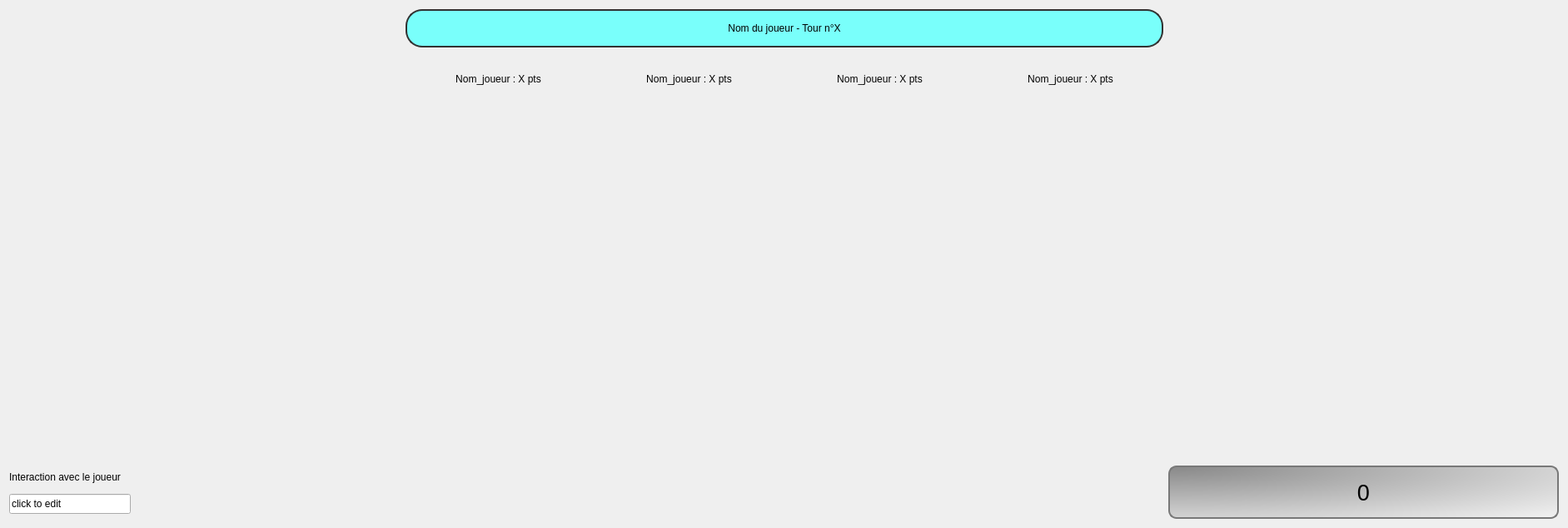
      <widget class="QWidget" name="Joueur">
       <property name="styleSheet">
        <string notr="true">QWidget#Joueur{
background-color: rgb(240, 240, 240);
}</string>
       </property>
       <layout class="QGridLayout" name="gridLayout_19">
        <item row="4" column="0" rowspan="3" colspan="7">
         <layout class="QHBoxLayout" name="plateau_jeu">
          <item>
           <spacer name="spacer_gauche">
            <property name="orientation">
             <enum>Qt::Horizontal</enum>
            </property>
            <property name="sizeHint" stdset="0">
             <size>
              <width>40</width>
              <height>20</height>
             </size>
            </property>
           </spacer>
          </item>
          <item>
           <layout class="QVBoxLayout" name="wagons_visibles">
            <property name="spacing">
             <number>5</number>
            </property>
            <property name="topMargin">
             <number>0</number>
            </property>
            <property name="bottomMargin">
             <number>0</number>
            </property>
            <item>
             <spacer name="wagon_spacer_haut">
              <property name="orientation">
               <enum>Qt::Vertical</enum>
              </property>
              <property name="sizeHint" stdset="0">
               <size>
                <width>20</width>
                <height>40</height>
               </size>
              </property>
             </spacer>
            </item>
            <item>
             <widget class="QLabel" name="wagon1">
              <property name="minimumSize">
               <size>
                <width>100</width>
                <height>64</height>
               </size>
              </property>
              <property name="text">
               <string/>
              </property>
              <property name="pixmap">
               <pixmap resource="resource.qrc">:/images/img/wagon_jaune.jpg</pixmap>
              </property>
              <property name="scaledContents">
               <bool>false</bool>
              </property>
             </widget>
            </item>
            <item>
             <widget class="QLabel" name="wagon2">
              <property name="minimumSize">
               <size>
                <width>100</width>
                <height>64</height>
               </size>
              </property>
              <property name="text">
               <string/>
              </property>
              <property name="pixmap">
               <pixmap resource="resource.qrc">:/images/img/wagon_noir.jpg</pixmap>
              </property>
              <property name="scaledContents">
               <bool>false</bool>
              </property>
             </widget>
            </item>
            <item>
             <widget class="QLabel" name="wagon3">
              <property name="minimumSize">
               <size>
                <width>100</width>
                <height>64</height>
               </size>
              </property>
              <property name="text">
               <string/>
              </property>
              <property name="pixmap">
               <pixmap resource="resource.qrc">:/images/img/wagon_orange.jpg</pixmap>
              </property>
              <property name="scaledContents">
               <bool>false</bool>
              </property>
             </widget>
            </item>
            <item>
             <widget class="QLabel" name="wagon4">
              <property name="minimumSize">
               <size>
                <width>100</width>
                <height>64</height>
               </size>
              </property>
              <property name="text">
               <string/>
              </property>
              <property name="pixmap">
               <pixmap resource="resource.qrc">:/images/img/wagon_rose.jpg</pixmap>
              </property>
              <property name="scaledContents">
               <bool>false</bool>
              </property>
             </widget>
            </item>
            <item>
             <widget class="QLabel" name="wagon5">
              <property name="minimumSize">
               <size>
                <width>100</width>
                <height>64</height>
               </size>
              </property>
              <property name="text">
               <string/>
              </property>
              <property name="pixmap">
               <pixmap resource="resource.qrc">:/images/img/wagon_bleu.jpg</pixmap>
              </property>
              <property name="scaledContents">
               <bool>false</bool>
              </property>
             </widget>
            </item>
            <item>
             <spacer name="wagon_spacer_bas">
              <property name="orientation">
               <enum>Qt::Vertical</enum>
              </property>
              <property name="sizeHint" stdset="0">
               <size>
                <width>20</width>
                <height>40</height>
               </size>
              </property>
             </spacer>
            </item>
           </layout>
          </item>
          <item>
           <spacer name="carte_spacer_gauche">
            <property name="orientation">
             <enum>Qt::Horizontal</enum>
            </property>
            <property name="sizeHint" stdset="0">
             <size>
              <width>40</width>
              <height>20</height>
             </size>
            </property>
           </spacer>
          </item>
          <item>
           <widget class="QLabel" name="emplacement_carte">
            <property name="sizePolicy">
             <sizepolicy hsizetype="Preferred" vsizetype="Fixed">
              <horstretch>0</horstretch>
              <verstretch>0</verstretch>
             </sizepolicy>
            </property>
            <property name="minimumSize">
             <size>
              <width>603</width>
              <height>380</height>
             </size>
            </property>
            <property name="text">
             <string/>
            </property>
            <property name="pixmap">
             <pixmap resource="resource.qrc">:/images/img/carte_usa.jpg</pixmap>
            </property>
            <property name="scaledContents">
             <bool>true</bool>
            </property>
           </widget>
          </item>
          <item>
           <spacer name="carte_spacer_droit">
            <property name="orientation">
             <enum>Qt::Horizontal</enum>
            </property>
            <property name="sizeHint" stdset="0">
             <size>
              <width>40</width>
              <height>20</height>
             </size>
            </property>
           </spacer>
          </item>
          <item>
           <layout class="QVBoxLayout" name="main_destination">
            <property name="spacing">
             <number>3</number>
            </property>
            <property name="sizeConstraint">
             <enum>QLayout::SetFixedSize</enum>
            </property>
            <property name="topMargin">
             <number>0</number>
            </property>
            <property name="bottomMargin">
             <number>0</number>
            </property>
            <item>
             <spacer name="destination_spacer_haut">
              <property name="orientation">
               <enum>Qt::Vertical</enum>
              </property>
              <property name="sizeType">
               <enum>QSizePolicy::Minimum</enum>
              </property>
              <property name="sizeHint" stdset="0">
               <size>
                <width>20</width>
                <height>20</height>
               </size>
              </property>
             </spacer>
            </item>
            <item>
             <widget class="QLabel" name="destination_1">
              <property name="sizePolicy">
               <sizepolicy hsizetype="Fixed" vsizetype="Fixed">
                <horstretch>0</horstretch>
                <verstretch>0</verstretch>
               </sizepolicy>
              </property>
              <property name="minimumSize">
               <size>
                <width>100</width>
                <height>64</height>
               </size>
              </property>
              <property name="maximumSize">
               <size>
                <width>100</width>
                <height>64</height>
               </size>
              </property>
              <property name="text">
               <string/>
              </property>
              <property name="pixmap">
               <pixmap resource="resource.qrc">:/images/img/boston_miami.jpg</pixmap>
              </property>
              <property name="scaledContents">
               <bool>true</bool>
              </property>
             </widget>
            </item>
            <item>
             <widget class="QLabel" name="destination_2">
              <property name="sizePolicy">
               <sizepolicy hsizetype="Minimum" vsizetype="Minimum">
                <horstretch>0</horstretch>
                <verstretch>0</verstretch>
               </sizepolicy>
              </property>
              <property name="minimumSize">
               <size>
                <width>100</width>
                <height>64</height>
               </size>
              </property>
              <property name="maximumSize">
               <size>
                <width>100</width>
                <height>64</height>
               </size>
              </property>
              <property name="text">
               <string/>
              </property>
              <property name="pixmap">
               <pixmap resource="resource.qrc">:/images/img/calgary_phoenix.jpg</pixmap>
              </property>
              <property name="scaledContents">
               <bool>true</bool>
              </property>
             </widget>
            </item>
            <item>
             <widget class="QLabel" name="destination_3">
              <property name="sizePolicy">
               <sizepolicy hsizetype="Minimum" vsizetype="Minimum">
                <horstretch>0</horstretch>
                <verstretch>0</verstretch>
               </sizepolicy>
              </property>
              <property name="minimumSize">
               <size>
                <width>100</width>
                <height>64</height>
               </size>
              </property>
              <property name="maximumSize">
               <size>
                <width>100</width>
                <height>64</height>
               </size>
              </property>
              <property name="text">
               <string/>
              </property>
              <property name="pixmap">
               <pixmap resource="resource.qrc">:/images/img/denver_el_paso.jpg</pixmap>
              </property>
              <property name="scaledContents">
               <bool>true</bool>
              </property>
             </widget>
            </item>
            <item>
             <spacer name="destination_spacer_bas">
              <property name="orientation">
               <enum>Qt::Vertical</enum>
              </property>
              <property name="sizeHint" stdset="0">
               <size>
                <width>20</width>
                <height>40</height>
               </size>
              </property>
             </spacer>
            </item>
           </layout>
          </item>
          <item>
           <spacer name="spacer_droit">
            <property name="orientation">
             <enum>Qt::Horizontal</enum>
            </property>
            <property name="sizeHint" stdset="0">
             <size>
              <width>40</width>
              <height>20</height>
             </size>
            </property>
           </spacer>
          </item>
         </layout>
        </item>
        <item row="7" column="6">
         <widget class="QLabel" name="score_joueur">
          <property name="font">
           <font>
            <pointsize>20</pointsize>
           </font>
          </property>
          <property name="styleSheet">
           <string notr="true">background-color: qradialgradient(spread:pad, cx:0, cy:0, radius:1.377, fx:0, fy:0, stop:0  rgb(136, 136, 136), stop:1 rgb(240, 240, 240));
border-radius: 10;
border-width:2;
border-style:solid;
border-color:rgb(120,120,120);</string>
          </property>
          <property name="text">
           <string>0</string>
          </property>
          <property name="scaledContents">
           <bool>false</bool>
          </property>
          <property name="alignment">
           <set>Qt::AlignCenter</set>
          </property>
         </widget>
        </item>
        <item row="7" column="1" colspan="5">
         <layout class="QHBoxLayout" name="main_wagons" stretch="2,1,1,1,1,1,1,1,1">
          <property name="spacing">
           <number>0</number>
          </property>
          <property name="leftMargin">
           <number>5</number>
          </property>
          <property name="rightMargin">
           <number>5</number>
          </property>
          <item>
           <widget class="QLabel" name="main_wagon1">
            <property name="minimumSize">
             <size>
              <width>100</width>
              <height>64</height>
             </size>
            </property>
            <property name="font">
             <font>
              <pointsize>16</pointsize>
              <weight>75</weight>
              <bold>true</bold>
             </font>
            </property>
            <property name="text">
             <string/>
            </property>
            <property name="pixmap">
             <pixmap resource="resource.qrc">:/images/img/wagon_vert.jpg</pixmap>
            </property>
            <property name="scaledContents">
             <bool>false</bool>
            </property>
           </widget>
          </item>
          <item>
           <widget class="QLabel" name="main_wagon2">
            <property name="minimumSize">
             <size>
              <width>100</width>
              <height>64</height>
             </size>
            </property>
            <property name="text">
             <string/>
            </property>
            <property name="pixmap">
             <pixmap resource="resource.qrc">:/images/img/wagon_rouge.jpg</pixmap>
            </property>
            <property name="scaledContents">
             <bool>false</bool>
            </property>
           </widget>
          </item>
          <item>
           <widget class="QLabel" name="main_wagon3">
            <property name="minimumSize">
             <size>
              <width>100</width>
              <height>64</height>
             </size>
            </property>
            <property name="text">
             <string/>
            </property>
            <property name="pixmap">
             <pixmap resource="resource.qrc">:/images/img/wagon_rose.jpg</pixmap>
            </property>
            <property name="scaledContents">
             <bool>false</bool>
            </property>
           </widget>
          </item>
          <item>
           <widget class="QLabel" name="main_wagon4">
            <property name="minimumSize">
             <size>
              <width>100</width>
              <height>64</height>
             </size>
            </property>
            <property name="text">
             <string/>
            </property>
            <property name="pixmap">
             <pixmap resource="resource.qrc">:/images/img/wagon_orange.jpg</pixmap>
            </property>
            <property name="scaledContents">
             <bool>false</bool>
            </property>
           </widget>
          </item>
          <item>
           <widget class="QLabel" name="main_wagon5">
            <property name="minimumSize">
             <size>
              <width>100</width>
              <height>64</height>
             </size>
            </property>
            <property name="text">
             <string/>
            </property>
            <property name="pixmap">
             <pixmap resource="resource.qrc">:/images/img/wagon_noir.jpg</pixmap>
            </property>
            <property name="scaledContents">
             <bool>false</bool>
            </property>
           </widget>
          </item>
          <item>
           <widget class="QLabel" name="main_wagon6">
            <property name="minimumSize">
             <size>
              <width>100</width>
              <height>64</height>
             </size>
            </property>
            <property name="text">
             <string/>
            </property>
            <property name="pixmap">
             <pixmap resource="resource.qrc">:/images/img/wagon_jaune.jpg</pixmap>
            </property>
            <property name="scaledContents">
             <bool>false</bool>
            </property>
           </widget>
          </item>
          <item>
           <widget class="QLabel" name="main_wagon7">
            <property name="minimumSize">
             <size>
              <width>100</width>
              <height>64</height>
             </size>
            </property>
            <property name="text">
             <string/>
            </property>
            <property name="pixmap">
             <pixmap resource="resource.qrc">:/images/img/wagon_bleu.jpg</pixmap>
            </property>
            <property name="scaledContents">
             <bool>false</bool>
            </property>
           </widget>
          </item>
          <item>
           <widget class="QLabel" name="main_wagon8">
            <property name="minimumSize">
             <size>
              <width>100</width>
              <height>64</height>
             </size>
            </property>
            <property name="text">
             <string/>
            </property>
            <property name="pixmap">
             <pixmap resource="resource.qrc">:/images/img/wagon_blanc.jpg</pixmap>
            </property>
            <property name="scaledContents">
             <bool>false</bool>
            </property>
           </widget>
          </item>
          <item>
           <widget class="QLabel" name="main_wagon9">
            <property name="minimumSize">
             <size>
              <width>100</width>
              <height>64</height>
             </size>
            </property>
            <property name="text">
             <string/>
            </property>
            <property name="pixmap">
             <pixmap resource="resource.qrc">:/images/img/locomotive.jpg</pixmap>
            </property>
            <property name="scaledContents">
             <bool>false</bool>
            </property>
           </widget>
          </item>
         </layout>
        </item>
        <item row="7" column="0">
         <layout class="QVBoxLayout" name="interaction_joueur">
          <item>
           <widget class="QLabel" name="label_interaction_joueur">
            <property name="minimumSize">
             <size>
              <width>146</width>
              <height>16</height>
             </size>
            </property>
            <property name="maximumSize">
             <size>
              <width>146</width>
              <height>16</height>
             </size>
            </property>
            <property name="text">
             <string>Interaction avec le joueur</string>
            </property>
           </widget>
          </item>
          <item>
           <widget class="QLineEdit" name="input_interaction">
            <property name="maximumSize">
             <size>
              <width>146</width>
              <height>24</height>
             </size>
            </property>
            <property name="text">
             <string>click to edit</string>
            </property>
           </widget>
          </item>
         </layout>
        </item>
        <item row="1" column="0">
         <spacer name="spacer_gauche_2">
          <property name="orientation">
           <enum>Qt::Horizontal</enum>
          </property>
          <property name="sizeHint" stdset="0">
           <size>
            <width>40</width>
            <height>20</height>
           </size>
          </property>
         </spacer>
        </item>
        <item row="2" column="0">
         <widget class="QLabel" name="pioche_wagon">
          <property name="minimumSize">
           <size>
            <width>100</width>
            <height>64</height>
           </size>
          </property>
          <property name="text">
           <string/>
          </property>
          <property name="pixmap">
           <pixmap resource="resource.qrc">:/images/img/dos_wagon.jpg</pixmap>
          </property>
          <property name="scaledContents">
           <bool>false</bool>
          </property>
          <property name="alignment">
           <set>Qt::AlignLeading|Qt::AlignLeft|Qt::AlignVCenter</set>
          </property>
         </widget>
        </item>
        <item row="2" column="6">
         <widget class="QLabel" name="pioche_destination">
          <property name="minimumSize">
           <size>
            <width>100</width>
            <height>64</height>
           </size>
          </property>
          <property name="text">
           <string/>
          </property>
          <property name="pixmap">
           <pixmap resource="resource.qrc">:/images/img/dos_destination.jpg</pixmap>
          </property>
          <property name="scaledContents">
           <bool>false</bool>
          </property>
          <property name="alignment">
           <set>Qt::AlignRight|Qt::AlignTrailing|Qt::AlignVCenter</set>
          </property>
         </widget>
        </item>
        <item row="1" column="6">
         <spacer name="spacer_droit_2">
          <property name="orientation">
           <enum>Qt::Horizontal</enum>
          </property>
          <property name="sizeHint" stdset="0">
           <size>
            <width>40</width>
            <height>20</height>
           </size>
          </property>
         </spacer>
        </item>
        <item row="1" column="1" colspan="5">
         <widget class="QLabel" name="titre_nom_joueur">
          <property name="sizePolicy">
           <sizepolicy hsizetype="Preferred" vsizetype="Fixed">
            <horstretch>0</horstretch>
            <verstretch>0</verstretch>
           </sizepolicy>
          </property>
          <property name="minimumSize">
           <size>
            <width>471</width>
            <height>46</height>
           </size>
          </property>
          <property name="styleSheet">
           <string notr="true">background-color:rgb(121, 255, 251);
border-radius:20;
border-color:rgb(50,50,50);
border-width:2;
border-style:solid;</string>
          </property>
          <property name="text">
           <string>Nom du joueur - Tour n°X</string>
          </property>
          <property name="scaledContents">
           <bool>false</bool>
          </property>
          <property name="alignment">
           <set>Qt::AlignCenter</set>
          </property>
         </widget>
        </item>
        <item row="2" column="1" colspan="5">
         <layout class="QHBoxLayout" name="score_autre_joueurs">
          <item>
           <widget class="QLabel" name="autre_j1">
            <property name="styleSheet">
             <string notr="true"/>
            </property>
            <property name="text">
             <string>Nom_joueur : X pts</string>
            </property>
            <property name="alignment">
             <set>Qt::AlignCenter</set>
            </property>
           </widget>
          </item>
          <item>
           <widget class="QLabel" name="autre_j2">
            <property name="styleSheet">
             <string notr="true"/>
            </property>
            <property name="text">
             <string>Nom_joueur : X pts</string>
            </property>
            <property name="alignment">
             <set>Qt::AlignCenter</set>
            </property>
           </widget>
          </item>
          <item>
           <widget class="QLabel" name="autre_j3">
            <property name="styleSheet">
             <string notr="true"/>
            </property>
            <property name="text">
             <string>Nom_joueur : X pts</string>
            </property>
            <property name="alignment">
             <set>Qt::AlignCenter</set>
            </property>
           </widget>
          </item>
          <item>
           <widget class="QLabel" name="autre_j4">
            <property name="styleSheet">
             <string notr="true"/>
            </property>
            <property name="text">
             <string>Nom_joueur : X pts</string>
            </property>
            <property name="alignment">
             <set>Qt::AlignCenter</set>
            </property>
           </widget>
          </item>
         </layout>
        </item>
       </layout>
       <zorder></zorder>
       <zorder>pioche_wagon</zorder>
       <zorder>pioche_destination</zorder>
       <zorder>spacer_gauche_2</zorder>
       <zorder>titre_nom_joueur</zorder>
       <zorder>spacer_droit_2</zorder>
       <zorder>score_joueur</zorder>
      </widget>
